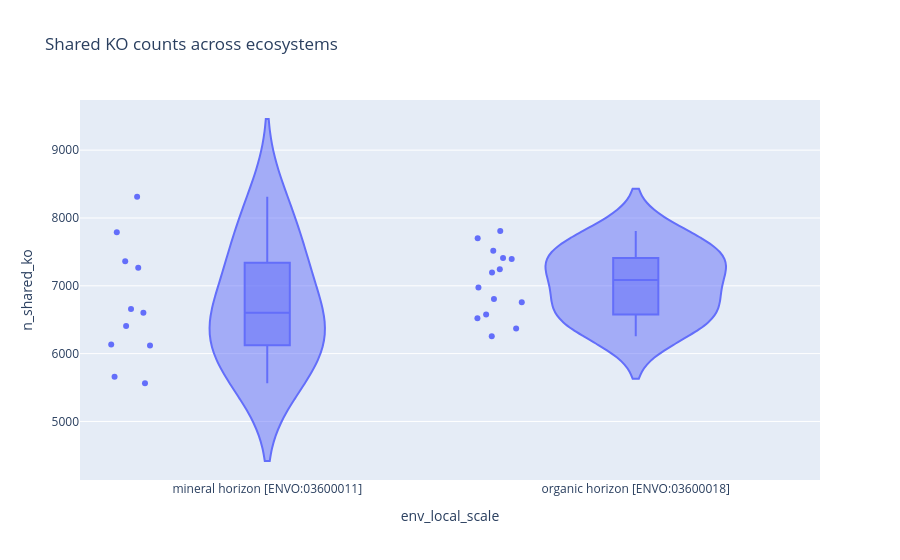
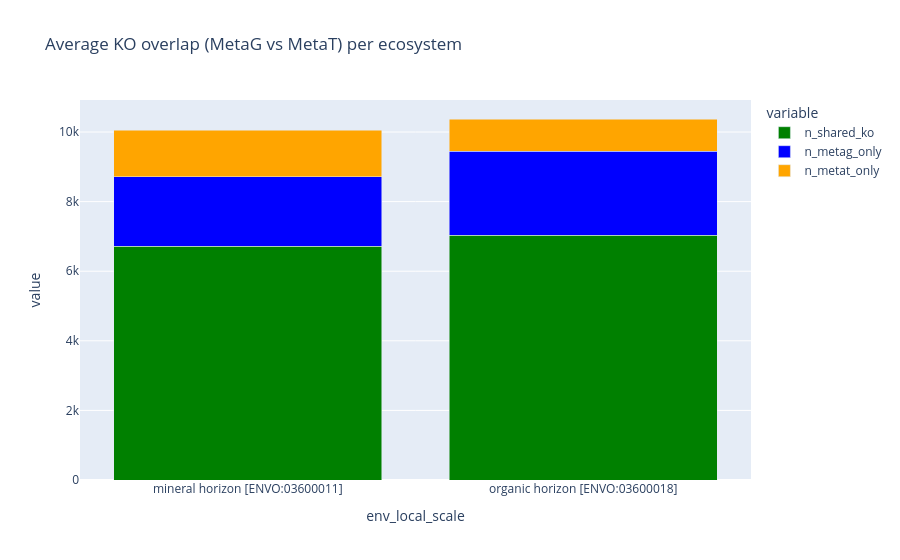

The code cell stored with these charts, in order, in its notebook:
### Markdown cell above
This figure indicates that a substantial portion of the metagenomic functional potential is actively expressed, while the metagenome also contains many KOs with no corresponding transcripts (possibly dormant or low-expression genes). Likewise, a number of KOs appear only in the metatranscriptome, which could arise from highly expressed genes of low abundance organisms or unassembled genomic fragments. Some “metatranscriptome-only KOs” could actually be present in DNA but missing from metagenomic assemblies due to coverage gaps, strain variation, or assembly fragmentation.

### Code cell
ko_with_meta = ko_overlap_df.merge(biosample_metadata[["biosample_id", "env_local_scale"]], on="biosample_id", how="left")
# KO overlap differences across ecosystems
if len(ko_with_meta):
    fig = px.violin(ko_with_meta, x="env_local_scale", y="n_shared_ko", box=True, points="all",
                    title="Shared KO counts across ecosystems")
    fig.show()

    eco_summary = (ko_with_meta.groupby("env_local_scale")[["n_shared_ko","n_metag_only","n_metat_only"]]
                   .mean().reset_index())
    fig2 = px.bar(eco_summary.melt(id_vars="env_local_scale", 
                                   value_vars=["n_shared_ko","n_metag_only","n_metat_only"]),
                  x="env_local_scale", y="value", color="variable", barmode="stack", color_discrete_map={
                    "n_shared_ko": "green",
                    "n_metag_only": "blue",
                    "n_metat_only": "orange"
                  },
                  title="Average KO overlap (MetaG vs MetaT) per ecosystem")
    fig2.show()

### Figure 1 — Plotly figure (JSON) as saved in the notebook; plotly's stock layout.template omitted (floating-point values rounded to 4 significant figures)
{"data": [{"alignmentgroup": "True", "box": {"visible": true}, "hovertemplate": "env_local_scale=%{x}<br>n_shared_ko=%{y}<extra></extra>", "legendgroup": "", "marker": {"color": "#636efa"}, "name": "", "offsetgroup": "", "orientation": "v", "points": "all", "scalegroup": "True", "showlegend": false, "type": "violin", "x": ["mineral horizon [ENVO:03600011]", "organic horizon [ENVO:03600018]", "mineral horizon [ENVO:03600011]", "mineral horizon [ENVO:03600011]", "organic horizon [ENVO:03600018]", "organic horizon [ENVO:03600018]", "organic horizon [ENVO:03600018]", "organic horizon [ENVO:03600018]", "organic horizon [ENVO:03600018]", "organic horizon [ENVO:03600018]", "mineral horizon [ENVO:03600011]", "mineral horizon [ENVO:03600011]", "mineral horizon [ENVO:03600011]", "mineral horizon [ENVO:03600011]", "mineral horizon [ENVO:03600011]", "mineral horizon [ENVO:03600011]", "organic horizon [ENVO:03600018]", "organic horizon [ENVO:03600018]", "organic horizon [ENVO:03600018]", "mineral horizon [ENVO:03600011]", "organic horizon [ENVO:03600018]", "organic horizon [ENVO:03600018]", "organic horizon [ENVO:03600018]", "organic horizon [ENVO:03600018]", "mineral horizon [ENVO:03600011]"], "x0": " ", "xaxis": "x", "y": [8311, 7244, 7790, 7266, 6975, 6806, 7197, 6578, 6759, 7409, 7363, 6657, 6136, 5658, 6407, 6604, 6372, 7396, 6523, 6119, 6256, 7516, 7702, 7806, 5565], "y0": " ", "yaxis": "y"}], "layout": {"legend": {"tracegroupgap": 0}, "title": {"text": "Shared KO counts across ecosystems"}, "violinmode": "group", "xaxis": {"anchor": "y", "domain": [0, 1], "title": {"text": "env_local_scale"}}, "yaxis": {"anchor": "x", "domain": [0, 1], "title": {"text": "n_shared_ko"}}}}

### Figure 2 — Plotly figure (JSON) as saved in the notebook; plotly's stock layout.template omitted (floating-point values rounded to 4 significant figures)
{"data": [{"hovertemplate": "variable=n_shared_ko<br>env_local_scale=%{x}<br>value=%{y}<extra></extra>", "legendgroup": "n_shared_ko", "marker": {"color": "green", "pattern": {"shape": ""}}, "name": "n_shared_ko", "orientation": "v", "showlegend": true, "textposition": "auto", "type": "bar", "x": ["mineral horizon [ENVO:03600011]", "organic horizon [ENVO:03600018]"], "xaxis": "x", "y": [6716.0, 7038.0], "yaxis": "y"}, {"hovertemplate": "variable=n_metag_only<br>env_local_scale=%{x}<br>value=%{y}<extra></extra>", "legendgroup": "n_metag_only", "marker": {"color": "blue", "pattern": {"shape": ""}}, "name": "n_metag_only", "orientation": "v", "showlegend": true, "textposition": "auto", "type": "bar", "x": ["mineral horizon [ENVO:03600011]", "organic horizon [ENVO:03600018]"], "xaxis": "x", "y": [1994.0, 2412.0], "yaxis": "y"}, {"hovertemplate": "variable=n_metat_only<br>env_local_scale=%{x}<br>value=%{y}<extra></extra>", "legendgroup": "n_metat_only", "marker": {"color": "orange", "pattern": {"shape": ""}}, "name": "n_metat_only", "orientation": "v", "showlegend": true, "textposition": "auto", "type": "bar", "x": ["mineral horizon [ENVO:03600011]", "organic horizon [ENVO:03600018]"], "xaxis": "x", "y": [1343.0, 924.1], "yaxis": "y"}], "layout": {"barmode": "stack", "legend": {"title": {"text": "variable"}, "tracegroupgap": 0}, "title": {"text": "Average KO overlap (MetaG vs MetaT) per ecosystem"}, "xaxis": {"anchor": "y", "domain": [0, 1], "title": {"text": "env_local_scale"}}, "yaxis": {"anchor": "x", "domain": [0, 1], "title": {"text": "value"}}}}
